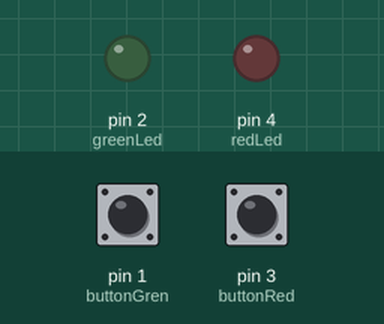
Simulated run of this sketch. Board: Arduino Uno, built with avr-gcc and run on an emulated ATmega328P. On the bench: output pins drawn as LEDs (lit = HIGH). Inputs (shaded band) come from the test bench; at power-on: pin 1 (buttonGren) HIGH, pin 3 (buttonRed) HIGH.

Above: at 1.2 s.
1.3 s: pin 1 (buttonGren) pulled LOW for 0.15 s
At 2.5 s:
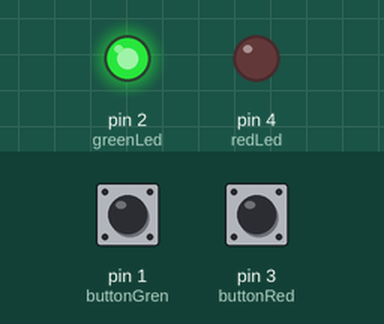
2.9 s: pin 3 (buttonRed) pulled LOW for 0.15 s
At 3.8 s:
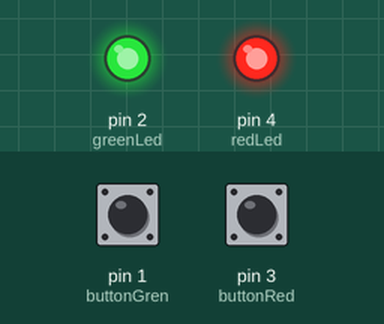
4.5 s: pin 1 (buttonGren) pulled LOW for 1 s
At 5.0 s:
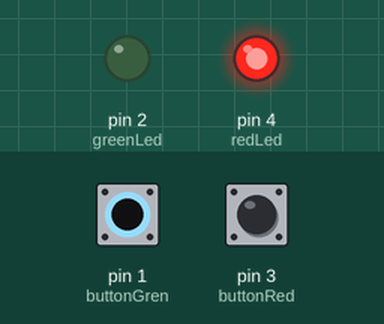
7.0 s: pin 1 (buttonGren) pulled LOW for 3.2 s
At 8.1 s:
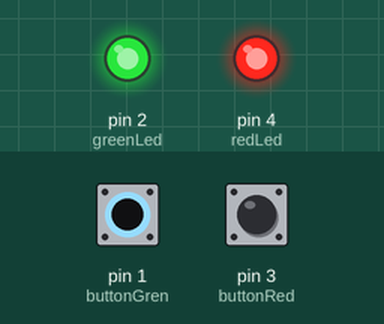
11.7 s: pin 3 (buttonRed) pulled LOW for 1 s
At 12.9 s:
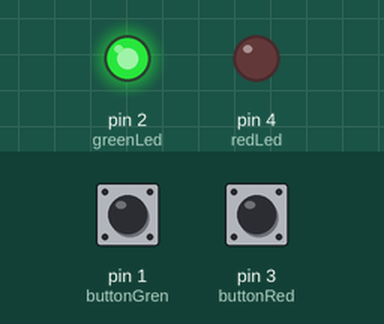
Timing chart, 0 to 14.7 s (numbered marks = the images above; inputs shaded):
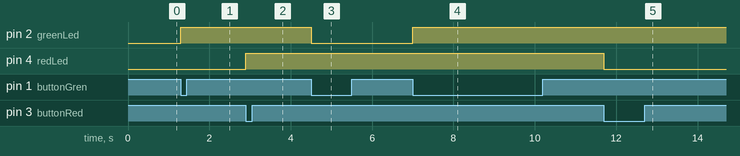

The sketch:

Latihan_2PushButton_and_2Led.ino
```cpp
#define redLed 4
#define buttonRed 3
#define greenLed 2
#define buttonGren 1

bool redLedState = LOW;
bool greenLedState = LOW;
bool lastButtonRedState = HIGH;
bool lastButtonGreenState = HIGH;

void setup() {
  pinMode(redLed, OUTPUT);
  pinMode(greenLed, OUTPUT);
  pinMode(buttonRed, INPUT_PULLUP);
  pinMode(buttonGren, INPUT_PULLUP);  // Gunakan buttonGren seperti yang dideklarasikan

  digitalWrite(redLed, redLedState);
  digitalWrite(greenLed, greenLedState);
}

void loop() {
  // Baca keadaan tombol untuk LED merah
  bool currentButtonRedState = digitalRead(buttonRed);
  if (currentButtonRedState == LOW && lastButtonRedState == HIGH) {
    redLedState = !redLedState;  // Toggle LED merah
    digitalWrite(redLed, redLedState);
    delay(50);  // Debounce sederhana
  }
  lastButtonRedState = currentButtonRedState;

  // Baca keadaan tombol untuk LED hijau
  bool currentButtonGreenState = digitalRead(buttonGren);  // Konsisten dengan buttonGren
  if (currentButtonGreenState == LOW && lastButtonGreenState == HIGH) {
    greenLedState = !greenLedState;  // Toggle LED hijau
    digitalWrite(greenLed, greenLedState);
    delay(50);  // Debounce sederhana
  }
  lastButtonGreenState = currentButtonGreenState;
}
```

Measured:
- after the input at 1.3 s, pin 2 (greenLed): LOW → HIGH at once
- after the input at 2.9 s, pin 4 (redLed): LOW → HIGH at once
- after the input at 4.5 s, pin 2 (greenLed): HIGH → LOW at once
- after the input at 7.0 s, pin 2 (greenLed): LOW → HIGH at once
- after the input at 11.7 s, pin 4 (redLed): HIGH → LOW at once
